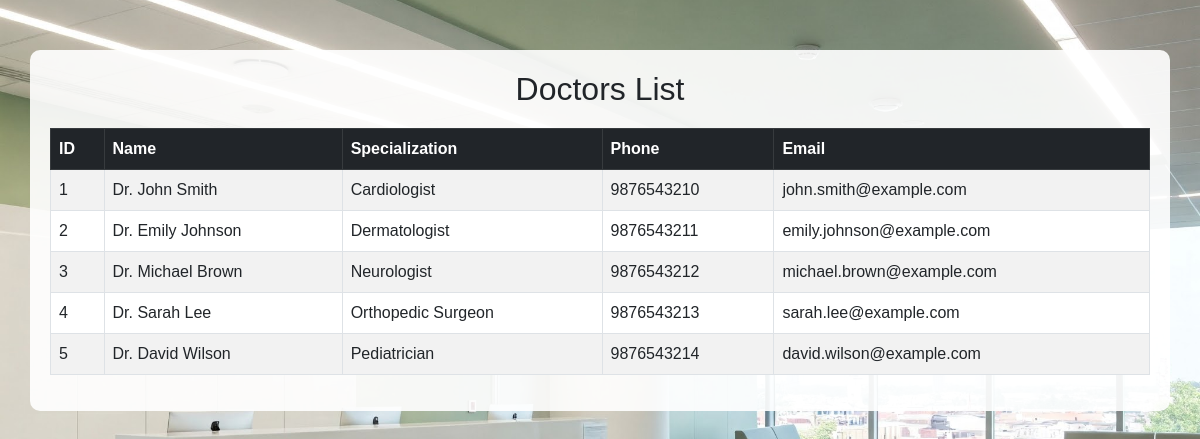
The page /doctors.php (signed in) on the database its author committed.
### tables this page shows
CREATE TABLE `doctors` (
  `id` int(11) NOT NULL,
  `name` varchar(100) NOT NULL,
  `specialization` varchar(100) NOT NULL,
  `email` varchar(100) NOT NULL,
  `phone` varchar(15) NOT NULL
);

### doctors.php (the view, shortened to what this page needs)
<?php
include 'db.php';
$query = "SELECT * FROM doctors";
$result = $conn->query($query);
?>
<!DOCTYPE html>
<html lang="en">
<head>
    <link rel="stylesheet" href="https://cdn.jsdelivr.net/npm/bootstrap@5.3.0/dist/css/bootstrap.min.css">
</head>
<body>
<div class="container">
    <h2>Doctors List</h2>
    <table class="table table-bordered table-striped">
        <thead class="table-dark">
            <tr>
                <th>ID</th>
                <th>Name</th>
                <th>Specialization</th>
                <th>Phone</th>
                <th>Email</th>
            </tr>
        </thead>
        <tbody>
            <?php while ($row = $result->fetch_assoc()) { ?>
                <tr>
                    <td><?php echo $row['id']; ?></td>
                    <td><?php echo $row['name']; ?></td>
                    <td><?php echo $row['specialization']; ?></td>
                    <td><?php echo $row['phone']; ?></td>
                    <td><?php echo $row['email']; ?></td>
                </tr>
            <?php } ?>
        </tbody>
    </table>
</div>
</body>
</html>

### doctors.php (style rules this page uses)
body { background: url('hospital-bg.jpg') no-repeat center center fixed; background-size: cover; font-family: Arial, sans-serif; }
.container { margin-top: 50px; background: rgba(255, 255, 255, 0.9); padding: 20px; border-radius: 10px; }
h2 { text-align: center; margin-bottom: 20px; }

### rows shown on the page
doctors: id "1", name "Dr. John Smith", specialization "Cardiologist", phone "9876543210", email "john.smith@example.com"
doctors: id "2", name "Dr. Emily Johnson", specialization "Dermatologist", phone "9876543211", email "emily.johnson@example.com"
doctors: id "3", name "Dr. Michael Brown", specialization "Neurologist", phone "9876543212", email "michael.brown@example.com"
doctors: id "4", name "Dr. Sarah Lee", specialization "Orthopedic Surgeon", phone "9876543213", email "sarah.lee@example.com"
doctors: id "5", name "Dr. David Wilson", specialization "Pediatrician", phone "9876543214", email "david.wilson@example.com"
